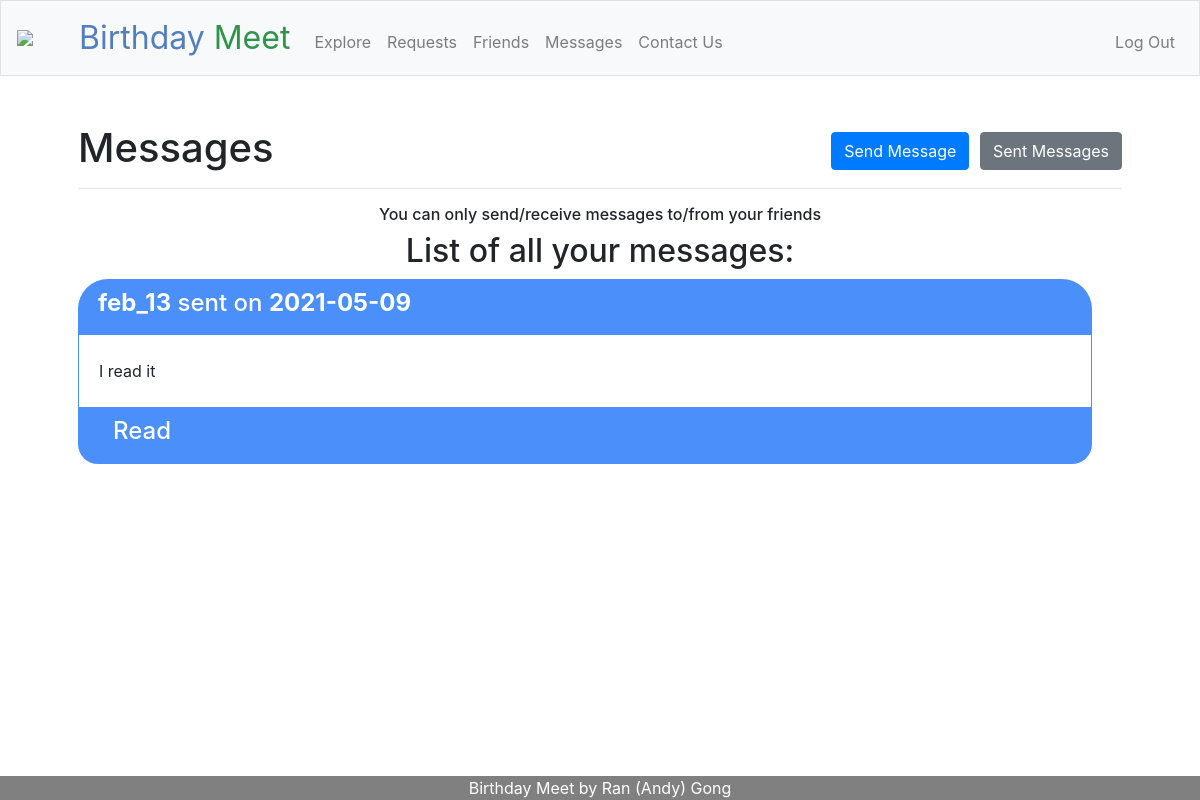
The app's page /messages (signed in) with its own data.
### tables this page shows
CREATE TABLE users (id INTEGER, username TEXT NOT NULL, hash TEXT NOT NULL, month INTEGER NOT NULL, day INTEGER NOT NULL, PRIMARY KEY(id));

CREATE TABLE messages (
        id INTEGER,
        sender_id INTEGER NOT NULL,
        receiver_id INTEGER NOT NULL,
        message_text TEXT NOT NULL,
        when_sent DATE NOT NULL,
        is_read BIT NOT NULL,
        FOREIGN KEY (sender_id) REFERENCES users (id),
        FOREIGN KEY (receiver_id) REFERENCES users (id),
        PRIMARY KEY(id)
    );

### app.py (the view, shortened to what this page needs)
@app.route("/messages", methods=["GET", "POST"])
@login_required
def messages():
    list_of_messages_info = []
    list_of_messages_from_database = db.execute("SELECT * FROM messages WHERE receiver_id = ?", session.get("user_id"))
    for message_from_database in list_of_messages_from_database:
        sender_username = db.execute("SELECT * FROM users WHERE id = ?", message_from_database["sender_id"])[0]["username"]
        is_read = (message_from_database["is_read"] == 1)
        list_of_messages_info.append({
            "message": message_from_database["message_text"].split("\r\n"),
            "id": message_from_database["id"],
            "sender_username": sender_username,
            "time_sent": message_from_database["when_sent"],
            "is_read": is_read
        })
    list_of_messages_info.reverse()
    return render_template("messages.html", list_of_messages_info=list_of_messages_info)

### app.py (called while the page is built)
@app.after_request
def after_request(response):
    response.headers["Cache-Control"] = "no-cache, no-store, must-revalidate"
    response.headers["Expires"] = 0
    response.headers["Pragma"] = "no-cache"
    return response

def login_required(f):
    @wraps(f)
    def decorated_function(*args, **kwargs):
        if session.get("user_id") is None:
            flash("You are currently not logged in!")
            return redirect("/login")
        return f(*args, **kwargs)
    return decorated_function

### templates/messages.html (shortened to what this page needs)
{% extends "layout.html" %}
{% block main %}
<h1>
    <span class="display-5 fw-bold">Messages</span>
    <div class="float-right">
        <a href="/send"><button class="btn btn-primary">Send Message</button></a>
        <a href="/sent"><button class="btn btn-secondary">Sent Messages</button></a>
    </div>
</h1>
<hr>
<h6 class="display-5 fw-bold align-center">You can only send/receive messages to/from your friends</h6>
{% if list_of_messages_info %}
    <h2 class="display-5 align-center">List of all your messages:</h2>
    {% for message in list_of_messages_info %}
        <div class="container-fluid">
            <div class="row" style="
            border-radius: 30px 30px 0px 0px;
            background: #4b8ffa;
            padding-left: 20px;
            padding-top: 10px;
            padding-bottom: 10px;
            width: 100%;
            text-align: left;
        ">
                <h4 class="display-5" style="color: white;">
                    <span style="font-weight: bold;">{{ message.sender_username }}</span> sent on <span style="font-weight: bold;">{{ message.time_sent }}</span>
                </h4>
            </div>
            <div class="row" style="
                    background: #ffffff;
                    border-style: solid;
                    border-width: 0px 1px;
                    border-color: #4b8ffa;
                    padding-left: 20px;
                    padding-right: 20px;
                    width: 100%;
                    text-align: left;
                ">
                    <br>
                </div>
            {% for line in message.message %}
                <div class="row" style="
                    background: #ffffff;
                    border-style: solid;
                    border-width: 0px 1px;
                    border-color: #4b8ffa;
                    padding-left: 20px;
                    padding-right: 20px;
                    width: 100%;
                    text-align: left;
                ">
                        {{ line }}
                </div>
            {% endfor %}
            <div class="row" style="
                    background: #ffffff;
                    border-style: solid;
                    border-width: 0px 1px;
                    border-color: #4b8ffa;
                    padding-left: 20px;
                    padding-right: 20px;
                    width: 100%;
                    text-align: left;
                ">
                    <br>
                </div>
            <div class="row justify-content-between"style="
                border-radius: 0px 0px 20px 20px;
                background: #4b8ffa;
                padding-top: 10px;
                padding-bottom: 10px;
                padding-left: 20px;
                padding-right: 20px;
                width: 100%;
                text-align: left;
            ">
                {% if message.is_read %}
                <div class="col-4">
                    <h4 style="color: white; verticle-align: middle;">
                        Read
                    </h4>
                </div>
                {% endif %}
            </div>
        </div>
        <br>
    {% endfor %}
{% else %}
    <h2 class="display-5 fw-bold align-center">You have received no messages at this moment</h2>
    <h4 class="display-5 fw-bold align-center">Add some friends, or send a message to your friends!</h4>
{% endif %}
{% endblock %}

### static/styles.css (style rules this page uses)
.align-center { text-align: center; }
.container-fluid { margin-right: 0; margin-left: 0; overflow: hidden; }

### records on screen
users: sender_username "feb_13"
messages: time_sent "2021-05-09", message_text "I read it"
